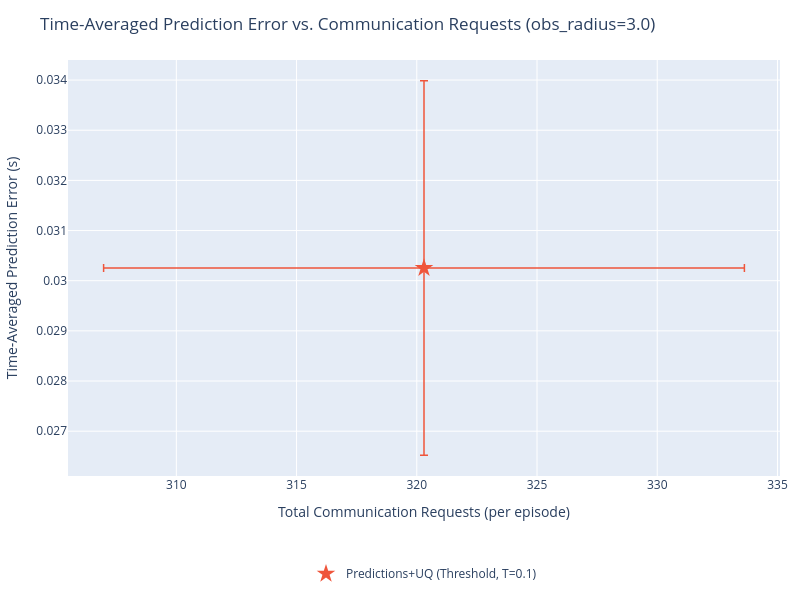

Source (notebook cell):
### Code cell
import plotly.graph_objects as go
import plotly.express as px
import numpy as np
from plots import *

# SERIES_TO_PLOT = {"Learned Comms. + Prediction + UQ", "MAGEC"}
SERIES_TO_PLOT = None # Plot all

series_colors = {s: c for s, c in zip(output, px.colors.qualitative.Plotly)}


def get_requests(data):
    """Total communication requests per episode (mean over episodes)."""
    r = np.array(data['communication']['requests_made'][...])
    return float(np.mean(r.reshape(r.shape[0], -1).sum(axis=1)))


def get_requests_std(data):
    """Total communication requests per episode (SEM over episodes)."""
    r = np.array(data['communication']['requests_made'][...])
    per_episode = r.reshape(r.shape[0], -1).sum(axis=1)
    n = len(per_episode)
    return float(np.std(per_episode) / np.sqrt(n))


def get_prederror_mean(data):
    """Time-averaged prediction error, mean over episodes."""
    return float(np.mean(data['prediction_error_mean']))


def get_prederror_std(data):
    """Time-averaged prediction error, SEM over episodes."""
    n = len(data['prediction_error_mean'])
    return float(np.std(data['prediction_error_mean']) / np.sqrt(n))


for obs_radius in obs_radii:
    # Arbitrarily choose radius 3 for plotting.
    if obs_radius != 3:
        continue

    fig = go.Figure()
    r_annotations = []

    for series in output:
        if SERIES_TO_PLOT is not None and series not in SERIES_TO_PLOT:
            continue

        if "Ground Truth" in series:
            continue

        color = series_colors.get(series, '#888888')
        all_exps = list(output[series].keys())

        if output[series][all_exps[0]].attrs['prediction_disable']:
            continue

        # Swept experiments: encoded as obs_radius_X_comms_Y
        swept_exps = sorted(
            [e for e in all_exps if f"obs_radius_{obs_radius:.1f}_comms_" in e and "Fixed Rate" in series],
            key=lambda e: float(e.split("_comms_")[1])
        )
        # Fixed (learned comms) experiments: encoded as obs_radius_X only
        fixed_exps = [e for e in all_exps if f"obs_radius_{obs_radius:.1f}" in e and not "Fixed Rate" in series]

        if swept_exps:
            comms_ps = [float(e.split("_comms_")[1]) for e in swept_exps]
            xs = [get_requests(output[series][e]) for e in swept_exps]
            ys = [get_prederror_mean(output[series][e]) for e in swept_exps]
            xs_std = [get_requests_std(output[series][e]) for e in swept_exps]
            ys_std = [get_prederror_std(output[series][e]) for e in swept_exps]

            fig.add_trace(go.Scatter(
                x=xs,
                y=ys,
                mode='lines+markers',
                name=series,
                line=dict(color=color),
                marker=dict(color=color, size=8),
                legendgroup=series,
                # error_x and error_y removed — replaced by shaded band below
                hovertemplate=[
                    f"{series}<br>comms_p={cp:.3f}<br>requests=%{{x:.1f}}<br>error=%{{y:.4f}}<extra></extra>"
                    for cp in comms_ps
                ],
            ))

            # SEM shaded band (y-direction)
            y_upper = [y + s for y, s in zip(ys, ys_std)]
            y_lower = [y - s for y, s in zip(ys, ys_std)]
            fig.add_trace(go.Scatter(
                x=xs + xs[::-1],
                y=y_upper + y_lower[::-1],
                fill='toself',
                fillcolor=color,
                line=dict(color='rgba(255,255,255,0)'),
                opacity=0.15,
                legendgroup=series,
                showlegend=False,
                hoverinfo='skip',
            ))

            # OLS trendline
            if len(xs) >= 2:
                x_trend, y_trend, r2 = fit_ols_trendline(xs, ys)
                fig.add_trace(go.Scatter(
                    x=x_trend,
                    y=y_trend,
                    mode='lines',
                    name=f"{series} (fit)",
                    line=dict(color=color, dash='dash', width=1),
                    legendgroup=series,
                    showlegend=False,
                    hoverinfo='skip',
                ))
                r_annotations.append(
                    dict(
                        text=f"<b>{series}</b> R={r2:.3f}",
                        xref='paper', yref='paper',
                        x=0.01,
                        y=0.99 - len(r_annotations) * 0.06,
                        xanchor='left', yanchor='top',
                        showarrow=False,
                        font=dict(color=color, size=12),
                    )
                )

        if fixed_exps:
            xs_f = [get_requests(output[series][e]) for e in fixed_exps]
            ys_f = [get_prederror_mean(output[series][e]) for e in fixed_exps]
            xs_std_f = [get_requests_std(output[series][e]) for e in fixed_exps]
            ys_std_f = [get_prederror_std(output[series][e]) for e in fixed_exps]
            fig.add_trace(go.Scatter(
                x=xs_f,
                y=ys_f,
                mode='markers',
                name=series,
                marker=dict(color=color, size=14, symbol='star'),
                legendgroup=series,
                showlegend=len(swept_exps) == 0,
                error_x=dict(array=xs_std_f, visible=True, color=color, thickness=1.5, width=4),
                error_y=dict(array=ys_std_f, visible=True, color=color, thickness=1.5, width=4),
                hovertemplate=f"{series}<br>requests=%{{x:.1f}}<br>error=%{{y:.4f}}<extra></extra>",
            ))

    fig.update_layout(
        title=f"Time-Averaged Prediction Error vs. Communication Requests (obs_radius={obs_radius:.1f})",
        xaxis_title="Total Communication Requests (per episode)",
        yaxis_title="Time-Averaged Prediction Error (s)",
        height=600,
        width=800,
        hovermode='closest',
        autosize=True,
        margin=dict(l=60, r=20, t=60, b=120),
        legend=dict(orientation='h', yanchor='top', y=-0.2, xanchor='center', x=0.5),
        annotations=r_annotations,
    )
    fig.show()

### Figure 1 — Plotly figure (JSON) as saved in the notebook; plotly's stock layout.template omitted (floating-point values rounded to 4 significant figures)
{"data": [{"error_x": {"array": [13.33], "color": "#EF553B", "thickness": 1.5, "visible": true, "width": 4}, "error_y": {"array": [0.003732], "color": "#EF553B", "thickness": 1.5, "visible": true, "width": 4}, "hovertemplate": "Predictions+UQ (Threshold, T=0.1)<br>requests=%{x:.1f}<br>error=%{y:.4f}<extra></extra>", "legendgroup": "Predictions+UQ (Threshold, T=0.1)", "marker": {"color": "#EF553B", "size": 14, "symbol": "star"}, "mode": "markers", "name": "Predictions+UQ (Threshold, T=0.1)", "showlegend": true, "type": "scatter", "x": [320.3], "y": [0.03025]}], "layout": {"autosize": true, "height": 600, "hovermode": "closest", "legend": {"orientation": "h", "x": 0.5, "xanchor": "center", "y": -0.2, "yanchor": "top"}, "margin": {"b": 120, "l": 60, "r": 20, "t": 60}, "title": {"text": "Time-Averaged Prediction Error vs. Communication Requests (obs_radius=3.0)"}, "width": 800, "xaxis": {"title": {"text": "Total Communication Requests (per episode)"}}, "yaxis": {"title": {"text": "Time-Averaged Prediction Error (s)"}}}}
